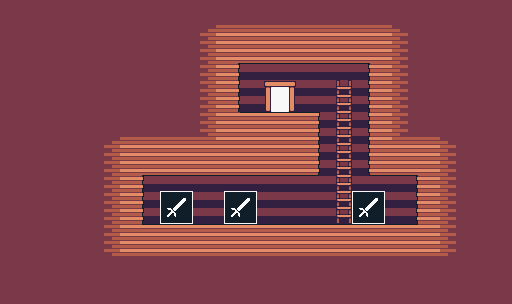

This game map was drawn from its Tiled (.tmx) file and the tilesets committed beside it. A one-line description and the trimmed map source follow:
An orthogonal 32x19 tile map with 16x16 px tiles, 5 tile layers (woodBg, ladder, house, shopItem, ...), 6 tilesets and 2 objects.

<map version="1.0" tiledversion="1.1.2" orientation="orthogonal" renderorder="right-down" width="32" height="19" tilewidth="16" tileheight="16" infinite="0" nextobjectid="3">
 <properties>
  <property name="background" type="file" value="../../../images/backgrounds/grassland.png" />
  <property name="bottomLeft" type="bool" value="false" />
  <property name="bottomMiddle" type="bool" value="false" />
  <property name="bottomRight" type="bool" value="false" />
  <property name="leftBottom" type="bool" value="false" />
  <property name="leftMiddle" type="bool" value="false" />
  <property name="leftTop" type="bool" value="false" />
  <property name="rightBottom" type="bool" value="false" />
  <property name="rightMiddle" type="bool" value="false" />
  <property name="rightTop" type="bool" value="false" />
  <property name="topLeft" type="bool" value="false" />
  <property name="topMiddle" type="bool" value="false" />
  <property name="topRight" type="bool" value="false" />
 </properties>
 <tileset firstgid="1" source="../../tiles/tiles/wood.tsx" />
 <tileset firstgid="50" source="../../tiles/tiles/woodenPlatform.tsx" />
 <tileset firstgid="59" source="../../tiles/tiles/woodBg.tsx" />
 <tileset firstgid="60" source="../../tiles/tiles/house.tsx" />
 <tileset firstgid="64" source="../../tiles/tiles/shopItem.tsx" />
 <tileset firstgid="65" source="../../tiles/tiles/ladder.tsx" />
 <layer name="woodBg" width="32" height="19">
  <data>[608 cells, 608 non-empty, 1 distinct tile ids]</data>
 </layer>
 <layer name="ladder" width="32" height="19">
  <data>[608 cells, 9 non-empty, 3 distinct tile ids]</data>
 </layer>
 <layer name="house" width="32" height="19">
  <data>[608 cells, 1 non-empty, 1 distinct tile ids]</data>
 </layer>
 <layer name="shopItem" width="32" height="19">
  <data>[608 cells, 3 non-empty, 1 distinct tile ids]</data>
 </layer>
 <layer name="wood" width="32" height="19">
  <data>[608 cells, 521 non-empty, 22 distinct tile ids]</data>
 </layer>
 <objectgroup name="objects">
  <object id="1" x="270" y="86" width="20" height="26">
   <properties>
    <property name="data" value="maps/maps/grassland/containsShop3" />
    <property name="type" value="door" />
   </properties>
  </object>
  <object id="2" x="336" y="80" width="16" height="144">
   <properties>
    <property name="type" value="ladder" />
   </properties>
  </object>
 </objectgroup>
</map>
